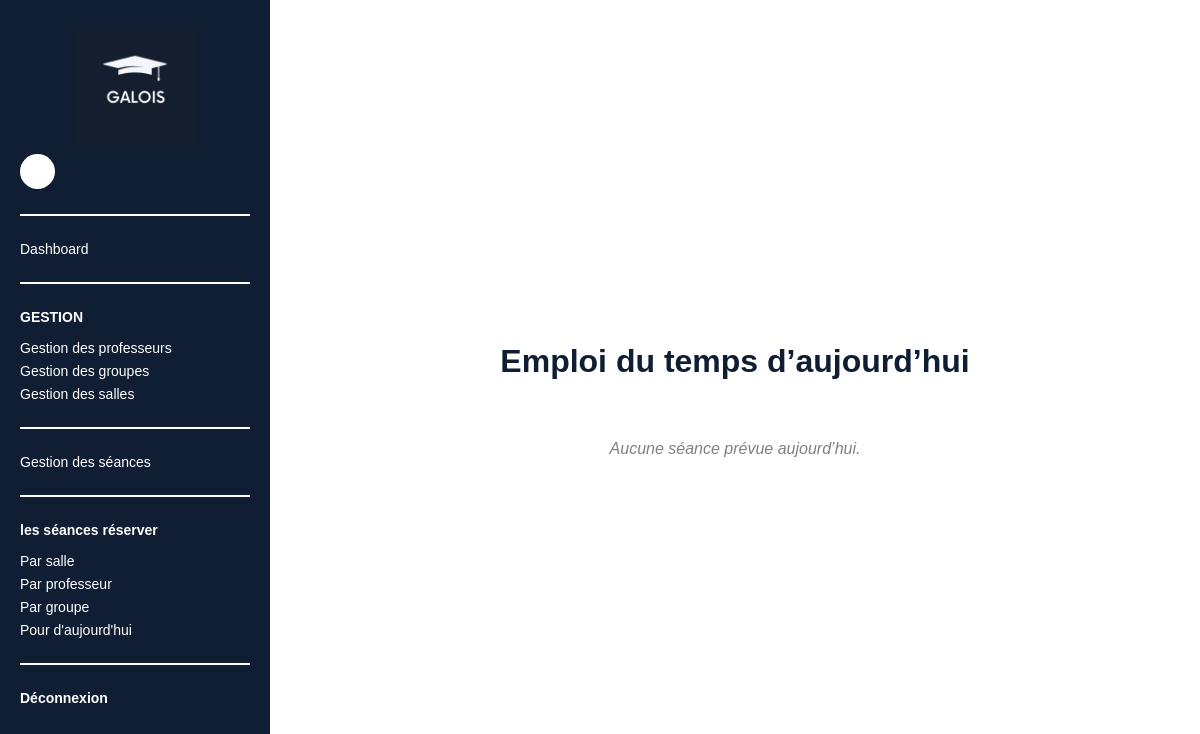
The page /emplois/today/ on the database as committed earlier.
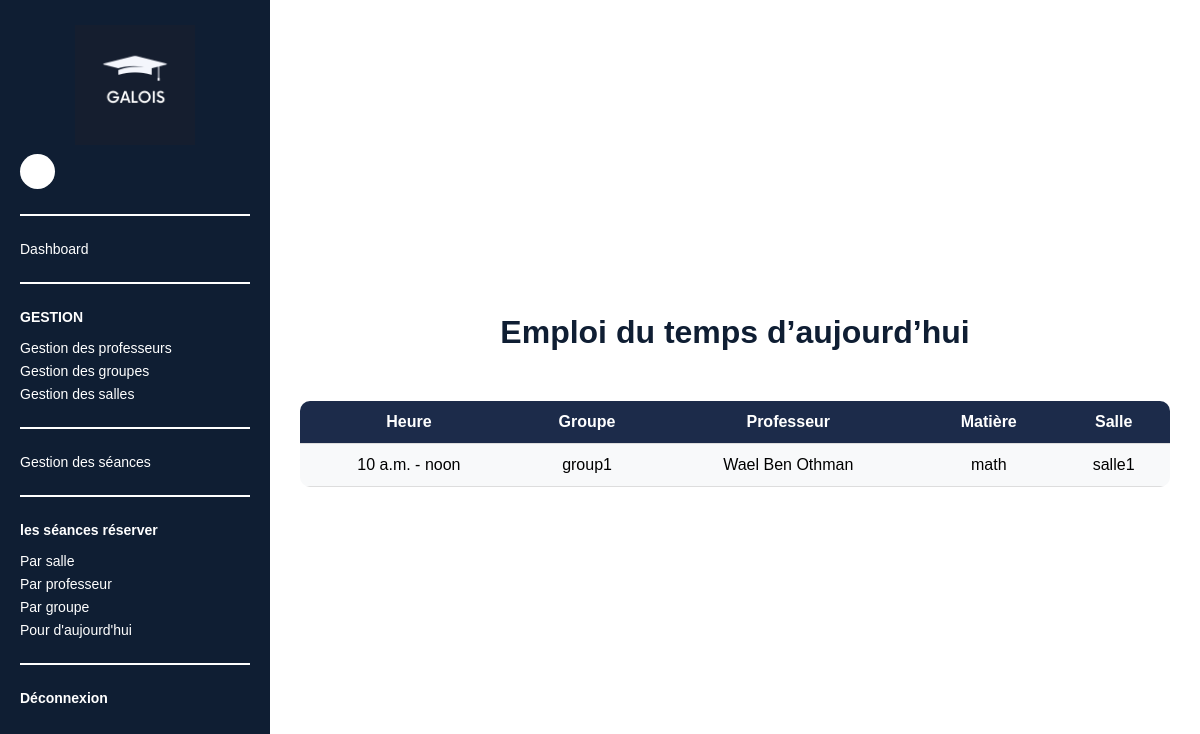
The same page on the database as committed later.
### emploi_du_temps/models.py (models this page shows, shortened)
class Seance(models.Model):
    groupe = models.ForeignKey(Groupe, on_delete=models.CASCADE, related_name='seances')
    salle = models.ForeignKey(Salle, on_delete=models.CASCADE, related_name='seances')
    date = models.DateField()
    heure_debut = models.TimeField()
    heure_fin = models.TimeField()
    class Meta:
        ordering = ['date', 'heure_debut']

class Groupe(models.Model):
    nom = models.CharField(max_length=100)
    professeur = models.ForeignKey(Professeur, on_delete=models.CASCADE, related_name='groupes')
    matiere = models.ForeignKey(Matiere, on_delete=models.CASCADE, related_name='groupes')
    nombre_etudiants = models.IntegerField()
    class Meta:
        unique_together = ('nom', 'professeur', 'matiere')

class Professeur(models.Model):
    user = models.OneToOneField(User, on_delete=models.CASCADE, null=True, blank=True)
    nom = models.CharField(max_length=100)
    prenom = models.CharField(max_length=100)
    email = models.EmailField(unique=True)
    telephone = models.CharField(max_length=20, unique=True)
    matiere = models.ForeignKey(Matiere, on_delete=models.SET_NULL, null=True, blank=True, related_name='professeurs')
    class Meta:
        verbose_name_plural = "professeurs"
    @property
    def nom_complet(self):
        return f"{self.prenom} {self.nom}"

class Matiere(models.Model):
    nom = models.CharField(max_length=100, unique=True)

class Salle(models.Model):
    nom = models.CharField(max_length=50, unique=True)
    capacite = models.IntegerField()

### emploi_du_temps/views.py (the view)
# urls.py: path('emplois/today/', views.emploi_today, name='emploi_today'),
def emploi_today(request):
    today = timezone.localdate()
    seances_today = Seance.objects.select_related(
        'groupe__professeur',
        'groupe__matiere',
        'salle'
    ).filter(date=today).order_by('heure_debut')
    return render(request, 'emploi_today.html', {
        'seances_today': seances_today,
        'today': today
    })

### emploi_du_temps/templates/emploi_today.html (shortened to what this page needs)
<!DOCTYPE html>
<html lang="fr">
<head>
    {% load static %}
    <link rel="stylesheet" href="{% static 'css/dashboard.css' %}">
</head>
<body>
    <div class="container">
        <aside class="sidebar">
            <div class="logo-box">
                <img src="{% static 'images/logo.png' %}" alt="Logo" class="logo-sidebar">
            </div>
            <div class="admin-line">
                <div class="small-avatar"></div>
            </div>
            <hr>
            <a href="{% url 'dashboard' %}" class="active">Dashboard</a>
            <hr>
            <p class="menu-title">GESTION</p>
            <a href="{% url 'professeurs' %}">Gestion des professeurs</a>
            <a href="{% url 'groupes' %}">Gestion des groupes</a>
            <a href="{% url 'salles' %}">Gestion des salles</a>
            <hr>
            <a href="{% url 'seances' %}">Gestion des séances</a>
            <hr>
            <p class="menu-title">les séances réserver</p>
            <a href="{% url 'emploi_salle' %}">Par salle</a>
            <a href="{% url 'emploi_professeur' %}">Par professeur</a>
            <a href="{% url 'emploi_groupe' %}">Par groupe</a>
            <a href="{% url 'emploi_today' %}">Pour d'aujourd'hui</a>
            <hr>
            <a href="{% url 'logout' %}" class="logout">Déconnexion</a>
        </aside>
        <main class="content">
            <h1 style="color: #0f1e33; margin-bottom: 30px; text-align: center;">Emploi du temps d’aujourd’hui</h1>
            <div class="today-schedule">
                {% if seances_today %}
                <table class="schedule-table">
                    <thead>
                        <tr>
                            <th>Heure</th>
                            <th>Groupe</th>
                            <th>Professeur</th>
                            <th>Matière</th>
                            <th>Salle</th>
                        </tr>
                    </thead>
                    <tbody>
                        {% for seance in seances_today %}
                        <tr>
                            <td>{{ seance.heure_debut }} - {{ seance.heure_fin }}</td>
                            <td>{{ seance.groupe.nom }}</td>
                            <td>{{ seance.groupe.professeur.nom_complet }}</td>
                            <td>{{ seance.groupe.matiere.nom }}</td>
                            <td>{{ seance.salle.nom }}</td>
                        </tr>
                        {% endfor %}
                    </tbody>
                </table>
                {% else %}
                    <p class="empty">Aucune séance prévue aujourd’hui.</p>
                {% endif %}
            </div>
        </main>
    </div>
</body>
</html>

Rows that differ between the two databases and show on the page:
added Seance: heure_debut "10 a.m.", heure_fin "noon", groupe.nom "group1", groupe.professeur.nom_complet "Wael Ben Othman", groupe.matiere.nom "math", salle.nom "salle1"
Other text that changed with them:
text no longer shown: "Aucune séance prévue aujourd’hui."
text now shown: "Heure Groupe Professeur Matière Salle"
